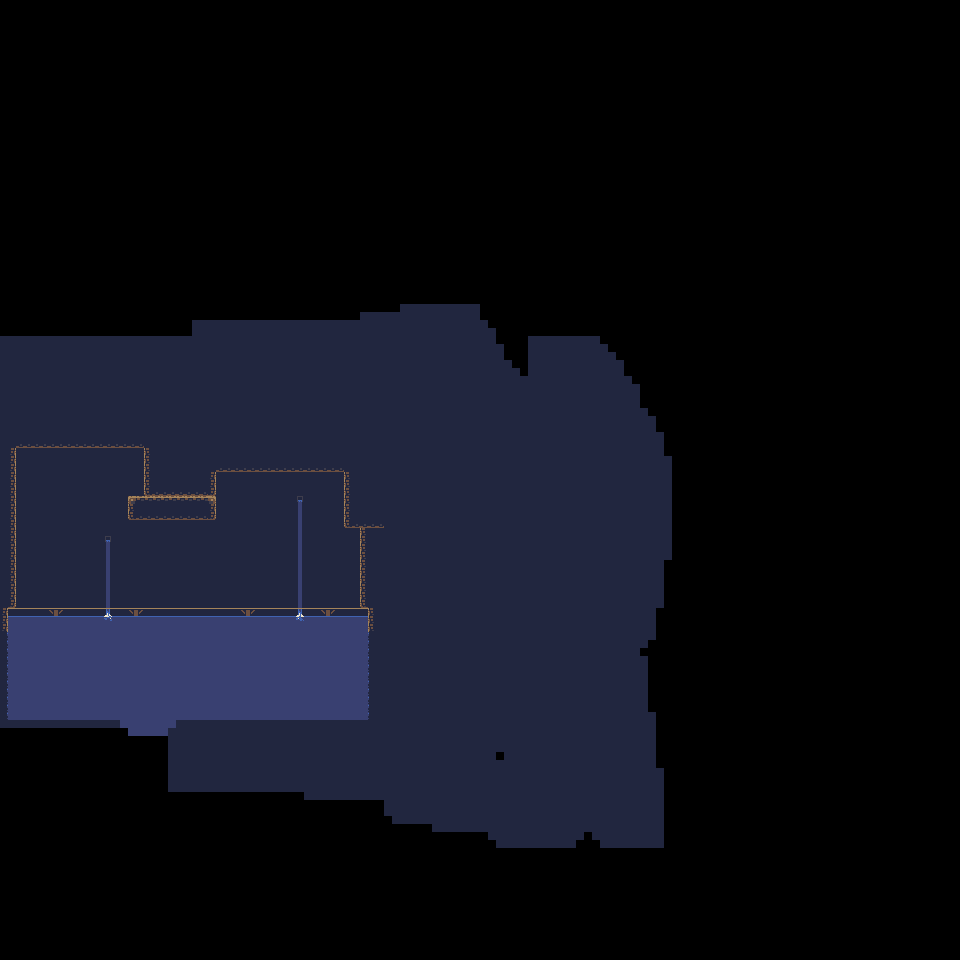

This is a level from a 2D game, rendered from its Tiled map with the project's own tilesets. A one-line summary and the map file follow, with tile-layer data summarised:
An orthogonal 120x120 tile map with 8x8 px tiles, 2 tile layers (background, foreground), 4 tilesets and 15 objects (2x map-change, wizard, slime, caves3, caves5).

<map version="1.2" tiledversion="1.2.4" orientation="orthogonal" renderorder="right-down" width="120" height="120" tilewidth="8" tileheight="8" infinite="0" nextlayerid="11" nextobjectid="206">
 <tileset firstgid="1" source="cavesofgallet_tiles.tsx" />
 <tileset firstgid="97" source="lightsource.tsx" />
 <tileset firstgid="98" source="cavesofgallet_tiles_transparent.tsx" />
 <tileset firstgid="194" source="black.tsx" />
 <layer id="1" name="background" width="120" height="120">
  <data>[14400 cells, 1475 non-empty, 10 distinct tile ids]</data>
 </layer>
 <objectgroup id="2" name="lights">
  <object id="103" gid="97" x="304" y="664" width="256" height="160" />
  <object id="186" gid="1073741921" x="64" y="320" width="256" height="288" rotation="180" />
 </objectgroup>
 <layer id="3" name="foreground" width="120" height="120">
  <data>[14400 cells, 4109 non-empty, 9 distinct tile ids]</data>
 </layer>
 <objectgroup color="#bc0000" id="4" name="enemies">
  <object id="201" name="wizard" x="184" y="592" width="8" height="8" />
  <object id="202" name="slime" x="256" y="584" width="8" height="8" />
 </objectgroup>
 <objectgroup id="5" name="platforms">
  <object id="185" x="0" y="608" width="528" height="112" />
  <object id="187" x="-32" y="336" width="160" height="112" />
  <object id="188" x="128" y="376" width="88" height="144" />
  <object id="189" x="216" y="320" width="128" height="152" />
  <object id="190" x="344" y="424" width="176" height="104" />
  <object id="195" x="384" y="424" width="72" height="328" />
  <object id="204" x="-32" y="448" width="32" height="176" />
 </objectgroup>
 <objectgroup id="6" name="NOTES" />
 <objectgroup color="#03c700" id="7" name="powerups" />
 <objectgroup color="#0000ff" id="8" name="spawn">
  <object id="158" name="caves3" x="360" y="592" width="8" height="8" />
  <object id="198" name="caves5" x="8" y="592" width="16" height="16" />
 </objectgroup>
 <objectgroup color="#be00ffff" id="9" name="triggers" visible="0">
  <object id="156" name="To caves3" type="map-change" x="368" y="528" width="16.3635" height="80">
   <properties>
    <property name="action" value="caves3" />
    <property name="type" value="change-scene" />
   </properties>
  </object>
  <object id="192" name="To caves5" type="map-change" x="0" y="456" width="8" height="152">
   <properties>
    <property name="action" value="caves5" />
    <property name="type" value="change-scene" />
   </properties>
  </object>
 </objectgroup>
 <objectgroup id="10" name="interactables" />
</map>
